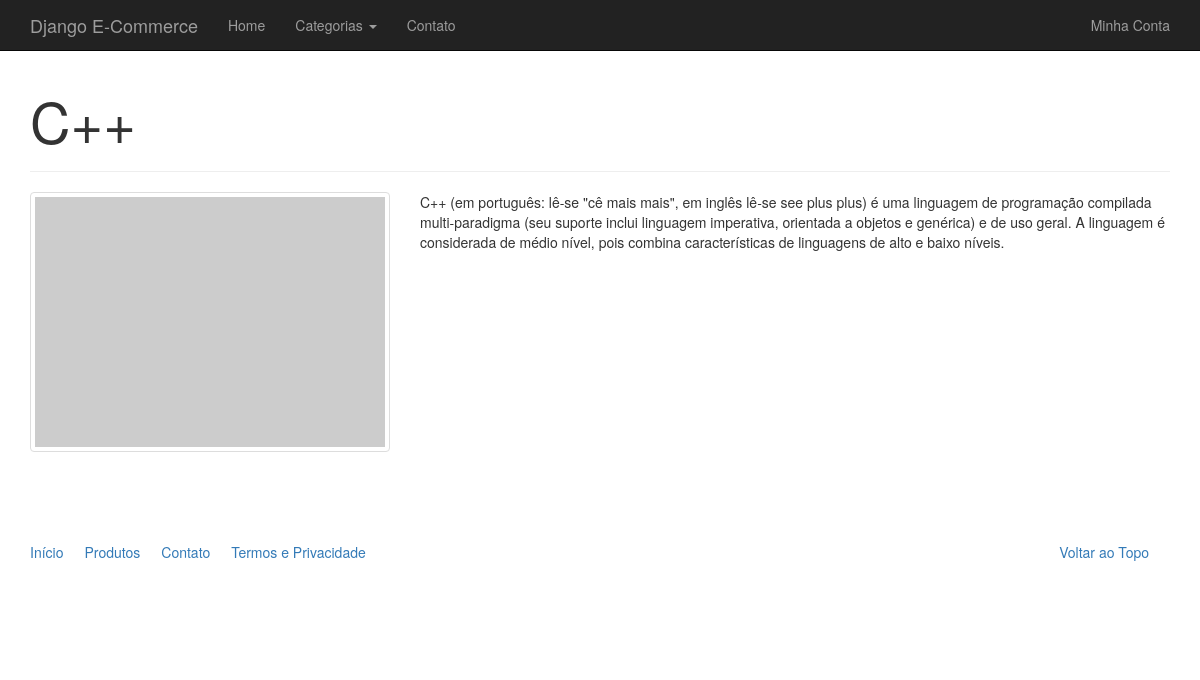
The app's page /catalogo/produtos/c_mais with its own data.
### catalog/models.py (models this page shows, shortened)
class Product(models.Model):
    name = models.CharField('Nome', max_length=100)
    slug = models.SlugField('Identificador', max_length=100)
    category = models.ForeignKey('catalog.Category', verbose_name='Categoria')
    description = models.TextField('Descrição', blank=True) # blank permite campo nulo
    price = models.DecimalField('Preço',decimal_places=2, max_digits=8) #place = 2 casas decimais
    created = models.DateTimeField('Criado em', auto_now_add=True)
    modified = models.DateTimeField('Modificado em', auto_now=True)
    class Meta:
        verbose_name = 'Produto'
        verbose_name_plural = 'Produtos'  #aparace la no catalogo da aplicacao django-admin
        ordering = ['name']
    def __str__(self):
        return self.name

### catalog/views.py (the view)
# urls.py: url(r'^produtos/(?P<slug>[\w_-]+)$', views.product, name='product'),
def product(request, slug):
    product = Product.objects.get(slug=slug)
    context = {
        'product': product
    }
    return render(request, 'catalog/product.html', context)

### catalog/context_processors.py (called while the page is built)
def categories(request):
    return {
        'categories': Category.objects.all() #metodo rastreado no settings.py
    }

### catalog/models.py (called while the page is built)
    def __str__(self):
        return self.name

    def get_absolute_url(self):
        return reverse('catalog:category', kwargs={'slug': self.slug})

### catalog/templates/catalog/product.html (shortened to what this page needs)
{% extends "base.html" %}
{% block container %}
<div class="page-header">
  <h1>{{ product }}</h1>
</div>
<div class="row">
  <div class="col-sm-4">
      <a href="#" class="thumbnail">
          <img src="http://placehold.it/350x250" alt="" />
      </a>
  </div>
  <div class="col-sm-8">
      {{ product.description|linebreaks }}
  </div>
</div>
{% endblock %}

### records on screen
Product: name "C++", description "C++ (em português: lê-se \"cê mais mais\", em inglês lê-se see plus plus) é uma linguagem de programação compilada multi-paradigma (seu suporte inclui linguagem imperativa, orientada a objetos e genérica) e de uso geral. A linguagem é considerada de médio nível, pois combina características de linguagens de alto e baixo níveis."
